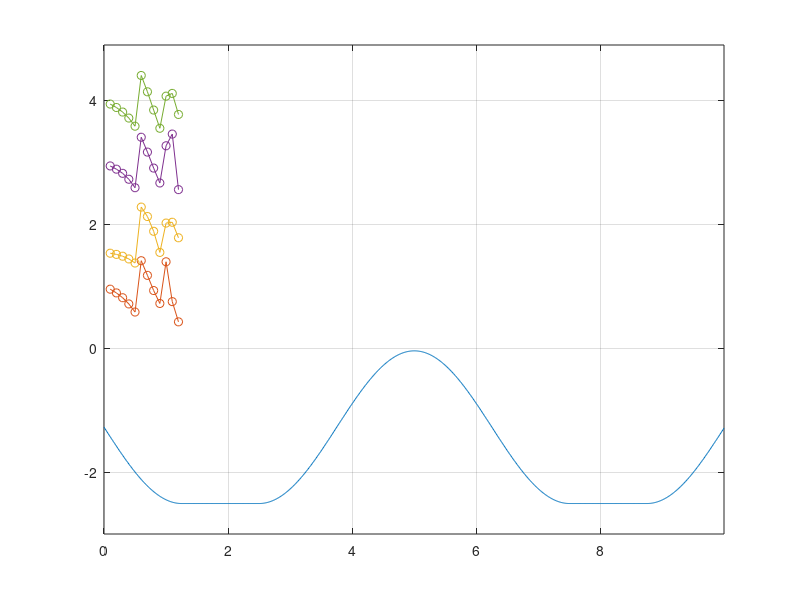

Write the MATLAB code that produced this figure.

close all
clear
clc


%% Script for generating the thickness profile of a marimba bar as a function of
%the horizontal position
% Fabio Antonacci, 2021 @ Musical Acoustics, A.A. 2021/2022
dx = 0.01; % Step of the horizontal axis
x = 0:dx:10-dx; % Horizontal axis
N = length(x);
z = zeros(size(x)); % Variable for storing the thickness of the bar as a
%function of the horizontal position
a = 1.23; % To be modified in the range 0.1-->0.9, step 0.1
b = 1;
for n = 1:floor(N/8)-1
z(n) = a-2.5-a*cos((x(n)-1.25)*2*pi*b/5);
end
for n = floor(N/8):floor(N/4) % Constant thickness for the first fourth of the
%length of the bar
 z(n) = -2.5;
end
for n = floor(N/4)+1:3*floor(N/4) % Sinusoidal thickness profile in the central
%part of the bar
 z(n) = a-2.5+a*cos((x(n)-5)*2*pi*b/5);
end
for n = 6*floor(N/8)+1:7*floor(N/8) % Constant thickness for the last fourth of
%the length of the bar
 z(n) = -2.5;
end
for n = 7*floor(N/8)+1:N
z(n) = a-2.5-a*cos(-(x(n)-8.75)*2*pi*b/5);
end
plot(x,z)
axis equal

%% Inharmonicity

a1 = 0.1:0.1:1.2;

%matrix [12x5] of first 5 eigenfrequencies for each value of
%parameter a. Copy from COMSOL results
f=[8448.14568, 8839.68910, 12557.46521, 20013.34040, 20068.92623;
    7907.51943, 8749.23353, 12068.14288, 19633.61191, 19757.32693;
    7283.16410, 8623.21846, 11478.21556, 19107.43680, 19347.97367;
    6587.74544, 8459.82585, 10785.81062, 18508.85673, 18768.58148;
    5836.37006, 8256.43438,  9991.69984, 17851.28629, 18007.22886;
    5043.81943, 8008.06239,  9097.45666, 17053.93612, 17137.14158;
    4225.47694, 7706.66028,  8106.90850, 15903.28736, 16356.82223;
    3394.27400, 7020.85481,  7337.63313, 14539.14271, 15482.89802;
    2565.63223, 5841.53745,  6877.11348, 12935.93688, 14468.12186;
    1750.28042, 4559.18915,  6275.61646, 11010.66347, 13214.74176;
     971.22527, 3153.43876,  5427.67839,  8569.57419, 11524.49953;
     268.33845, 1495.38814,  3955.68088,  4842.88208,  8662.59627];  

m = 0:1:5;
%matrix containing the inharmonicities of each harmonic with respect to the
%corresponding lower eigenfrequencies, for each value of a
I = zeros(12, 4);

for i = 1:length(a1) %loop all values of parameter a
    for N = 2:5 %loop on harmonics
        for n = 2:N %loop on eigenfrequencies lower than N
            [value, m_n] = min(abs(f(i,n)-m*f(i,n-1)));
            I(i,N-1) = I(i,N-1) + abs((f(i,n)/f(i,n-1)) - m_n);
        end
    end
end

%% Plot

line1 = I(:,1);
line2 = I(:,2);
line3 = I(:,3);
line4 = I(:,4);

figure(1)
hold on
plot(a1, line1, '-o')
plot(a1, line2, '-o')
plot(a1, line3, '-o')
plot(a1, line4, '-o')
hold off
grid on
